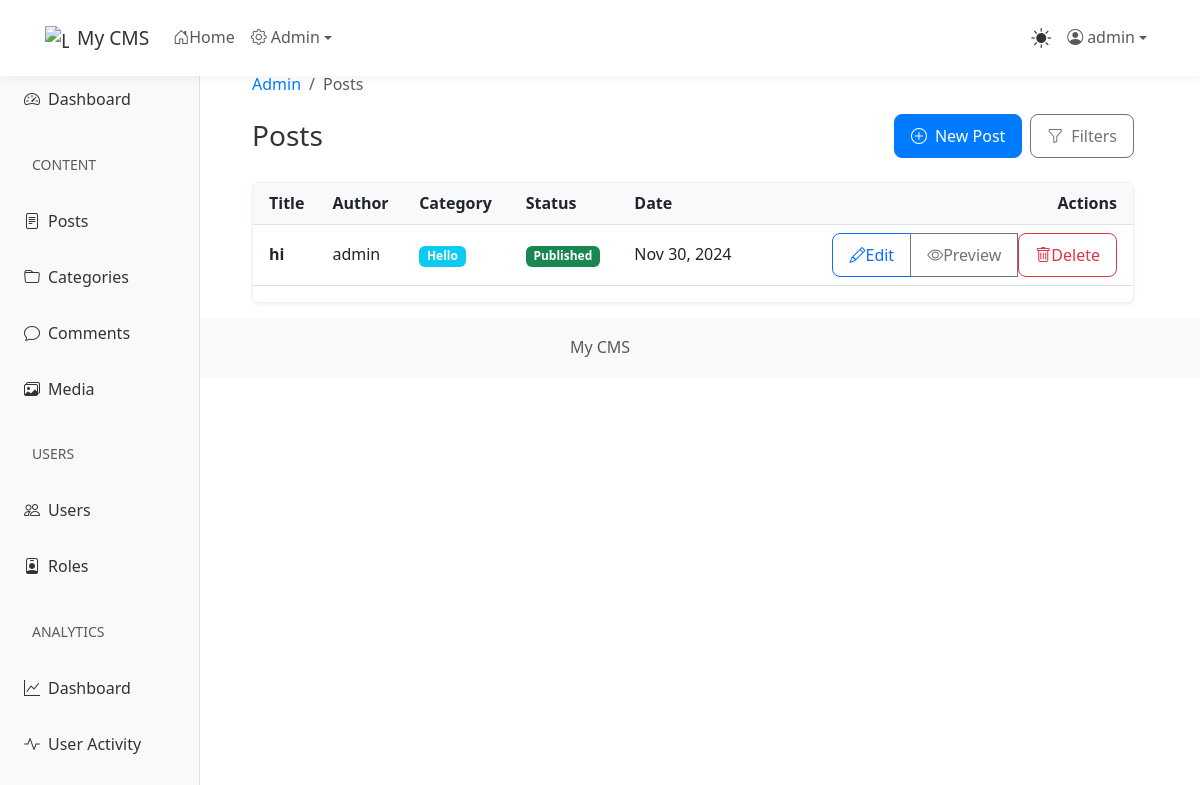
Page /admin/posts (signed in) on the committed database.
### app/models.py (models this page shows, shortened)
class Settings(db.Model):
    __tablename__ = 'settings'
    _cache = {}
    id = db.Column(db.Integer, primary_key=True)
    key = db.Column(db.String(50), unique=True, nullable=False)
    value = db.Column(db.String(500))
    type = db.Column(db.String(20), default='string')
    description = db.Column(db.String(200))
    @staticmethod
    def get(key, default=None):
        setting = Settings.query.filter_by(key=key).first()
        if setting is None:
            return default
        try:
            if setting.type == 'boolean':
                return setting.value.lower() in ('true', '1', 'yes', 'on')
            elif setting.type == 'integer':
                return int(float(setting.value))
            elif setting.type == 'float':
                return float(setting.value)
            elif setting.type == 'json':
                return json.loads(setting.value)
            else:  # string
                return setting.value
        except (ValueError, json.JSONDecodeError) as e:
            current_app.logger.error(f"Error converting setting {key}: {str(e)}")
            return default

class User(UserMixin, db.Model):
    id = db.Column(db.Integer, primary_key=True)
    username = db.Column(db.String(64), unique=True, nullable=False)
    email = db.Column(db.String(120), unique=True, nullable=False)
    password_hash = db.Column(db.String(128))
    is_admin = db.Column(db.Boolean, default=False)
    is_active = db.Column(db.Boolean, default=True)
    created_at = db.Column(db.DateTime, default=datetime.utcnow)
    last_seen = db.Column(db.DateTime, default=datetime.utcnow)
    profile_image = db.Column(db.String(200))
    bio = db.Column(db.Text)
    website = db.Column(db.String(200))
    social_facebook = db.Column(db.String(200))
    social_twitter = db.Column(db.String(200))
    social_instagram = db.Column(db.String(200))
    email_confirmed = db.Column(db.Boolean, default=False)
    role_id = db.Column(db.Integer, db.ForeignKey('role.id'))
    last_activity = db.Column(db.DateTime, default=datetime.utcnow)
    failed_login_attempts = db.Column(db.Integer, default=0)
    account_locked = db.Column(db.Boolean, default=False)
    account_locked_until = db.Column(db.DateTime)
    must_change_password = db.Column(db.Boolean, default=False)
    password_changed_at = db.Column(db.DateTime)
    posts = db.relationship('Post', backref='author', lazy='dynamic')
    comments = db.relationship('Comment', backref='author', lazy='dynamic')
    likes = db.relationship('Like', backref='user', lazy='dynamic')
    page_views = db.relationship('PageView', back_populates='user', lazy='dynamic')

class Post(db.Model):
    id = db.Column(db.Integer, primary_key=True)
    title = db.Column(db.String(200), nullable=False)
    slug = db.Column(db.String(200), unique=True, nullable=False)
    content = db.Column(db.Text, nullable=False)
    summary = db.Column(db.String(500))
    featured_image = db.Column(db.String(200))
    created_at = db.Column(db.DateTime, default=datetime.utcnow)
    updated_at = db.Column(db.DateTime, default=datetime.utcnow, onupdate=datetime.utcnow)
    published = db.Column(db.Boolean, default=False)
    published_at = db.Column(db.DateTime)
    views = db.Column(db.Integer, default=0)
    meta_title = db.Column(db.String(200))
    meta_description = db.Column(db.String(300))
    featured = db.Column(db.Boolean, default=False)
    allow_comments = db.Column(db.Boolean, default=True)
    user_id = db.Column(db.Integer, db.ForeignKey('user.id'), nullable=False)
    category_id = db.Column(db.Integer, db.ForeignKey('category.id'))
    comments = db.relationship('Comment', backref='post', lazy='dynamic')
    tags = db.relationship('Tag', secondary='post_tags', backref=db.backref('posts', lazy='dynamic'))
    likes = db.relationship('Like', backref='post', lazy='dynamic')
    page_views = db.relationship('PageView', back_populates='post', lazy='dynamic')

class Category(db.Model):
    id = db.Column(db.Integer, primary_key=True)
    name = db.Column(db.String(64), unique=True, nullable=False)
    slug = db.Column(db.String(64), unique=True, nullable=False)
    description = db.Column(db.Text)
    image = db.Column(db.String(200))
    parent_id = db.Column(db.Integer, db.ForeignKey('category.id'))
    created_at = db.Column(db.DateTime, default=datetime.utcnow)
    posts = db.relationship('Post', backref='category', lazy='dynamic')
    children = db.relationship('Category', backref=db.backref('parent', remote_side=[id]))

### app/admin/routes.py (the view)
@bp.route('/posts')
@login_required
@admin_required
def posts():
    page = request.args.get('page', 1, type=int)
    posts = Post.query.order_by(Post.created_at.desc()).paginate(
        page=page, per_page=20, error_out=False)
    return render_template('admin/posts.html', posts=posts)

### app/admin/routes.py (called while the page is built)
def admin_required(f):
    @wraps(f)
    def decorated_function(*args, **kwargs):
        if not current_user.is_authenticated or not current_user.is_admin:
            flash('You need to be an admin to access this page.', 'danger')
            return redirect(url_for('main.index'))
        return f(*args, **kwargs)
    return decorated_function

### app/models.py (called while the page is built)
@login_manager.user_loader
def load_user(id):
    return User.query.get(int(id))

### app/templates/admin/posts.html (shortened to what this page needs)
{% extends "admin/base.html" %}
{% block breadcrumb %}
<li class="breadcrumb-item active">Posts</li>
{% endblock %}
{% block admin_content %}
<div class="container-fluid px-0">
    <div class="d-flex flex-column flex-md-row align-items-md-center justify-content-between mb-4">
        <h1 class="h3 mb-3 mb-md-0">Posts</h1>
        <div class="d-flex gap-2">
            <a href="{{ url_for('admin.create_post') }}" class="btn btn-primary d-flex align-items-center">
                <i class="bi bi-plus-circle me-2"></i>
                New Post
            </a>
            <button type="button" class="btn btn-outline-secondary d-flex align-items-center" data-bs-toggle="collapse" data-bs-target="#filterSection">
                <i class="bi bi-funnel me-2"></i>
                Filters
            </button>
        </div>
    </div>
    <div class="card">
        <div class="card-body p-0">
            <div class="table-responsive">
                <table class="table table-hover align-middle mb-0">
                    <thead>
                        <tr>
                            <th class="ps-3">Title</th>
                            <th class="d-none d-md-table-cell">Author</th>
                            <th class="d-none d-lg-table-cell">Category</th>
                            <th class="d-none d-sm-table-cell">Status</th>
                            <th class="d-none d-md-table-cell">Date</th>
                            <th class="text-end pe-3">Actions</th>
                        </tr>
                    </thead>
                    <tbody>
                        {% for post in posts %}
                        <tr>
                            <td class="ps-3">
                                <div class="d-flex align-items-center">
                                    <div>
                                        <div class="fw-bold">{{ post.title }}</div>
                                    </div>
                                </div>
                            </td>
                            <td class="d-none d-md-table-cell">{{ post.author.username }}</td>
                            <td class="d-none d-lg-table-cell">
                                {% if post.category %}
                                <span class="badge bg-info">{{ post.category.name }}</span>
                                {% endif %}
                            </td>
                            <td class="d-none d-sm-table-cell">
                                {% if post.published %}
                                <span class="badge bg-success">Published</span>
                                {% else %}
                                <span class="badge bg-warning">Draft</span>
                                {% endif %}
                            </td>
                            <td class="d-none d-md-table-cell">{{ post.created_at.strftime('%b %d, %Y') }}</td>
                            <td class="text-end pe-3">
                                <div class="btn-group">
                                    <a href="{{ url_for('admin.edit_post', id=post.id) }}" class="btn btn-sm btn-outline-primary">
                                        <i class="bi bi-pencil"></i>
                                        <span class="d-none d-sm-inline">Edit</span>
                                    </a>
                                    <a href="{{ url_for('admin.preview_post', id=post.id) }}" class="btn btn-sm btn-outline-secondary">
                                        <i class="bi bi-eye"></i>
                                        <span class="d-none d-sm-inline">Preview</span>
                                    </a>
                                    <form action="{{ url_for('admin.delete_post', id=post.id) }}" method="POST" style="display: inline;">
                                        <button type="submit" class="btn btn-sm btn-outline-danger">
                                            <i class="bi bi-trash"></i>
                                            <span class="d-none d-sm-inline">Delete</span>
                                        </button>
                                    </form>
                                </div>
                            </td>
                        </tr>
                        {% endfor %}
                    </tbody>
                </table>
            </div>
        </div>
    </div>
</div>
{% endblock %}

### app/templates/base.html (shortened to what this page needs)
<!DOCTYPE html>
<html lang="en" data-theme="light">
<head>
    <link href="https://cdn.jsdelivr.net/npm/bootstrap@5.3.0/dist/css/bootstrap.min.css" rel="stylesheet">
    <link rel="stylesheet" href="https://cdn.jsdelivr.net/npm/bootstrap-icons@1.7.2/font/bootstrap-icons.css">
    <link rel="stylesheet" href="{{ url_for('static', filename='css/style.css') }}">
</head>
<body>
    <nav class="navbar navbar-expand-lg navbar-light bg-white fixed-top">
        <div class="container">
            <a class="navbar-brand d-flex align-items-center" href="{{ url_for('main.index') }}">
                <img src="{{ url_for('static', filename='icons/icon-48x48.png') }}" alt="Logo" class="me-2" width="24" height="24">
                {{ get_setting('site_name', 'CMS') }}
            </a>
            <div class="collapse navbar-collapse" id="navbarNav">
                <ul class="navbar-nav me-auto">
                    <li class="nav-item">
                        <a class="nav-link" href="{{ url_for('main.index') }}">
                            <i class="bi bi-house-door"></i> Home
                        </a>
                    </li>
                    {% if current_user.is_authenticated and current_user.is_admin %}
                    <li class="nav-item dropdown">
                        <a class="nav-link dropdown-toggle d-flex align-items-center" href="#" id="adminDropdown" role="button"
                           data-bs-toggle="dropdown" aria-expanded="false">
                            <i class="bi bi-gear me-1"></i> Admin
                        </a>
                    </li>
                    {% endif %}
                </ul>
                <ul class="navbar-nav">
                    <li class="nav-item">
                        <button id="theme-toggle" class="btn nav-link" aria-label="Toggle theme">
                            <i class="bi bi-sun-fill theme-icon-light"></i>
                        </button>
                    </li>
                    {% if current_user.is_authenticated %}
                    <li class="nav-item dropdown">
                        <a class="nav-link dropdown-toggle d-flex align-items-center" href="#" id="userDropdown" role="button"
                           data-bs-toggle="dropdown" aria-expanded="false">
                            <i class="bi bi-person-circle me-1"></i> {{ current_user.username }}
                        </a>
                    </li>
                    {% else %}
                    <li class="nav-item">
                        <a class="nav-link" href="{{ url_for('auth.login') }}">
                            <i class="bi bi-box-arrow-in-right"></i> Login
                        </a>
                    </li>
                    {% endif %}
                </ul>
            </div>
        </div>
    </nav>
    <main class="container mt-5 pt-4">
        {% block content %}{% endblock %}
    </main>
    <footer class="footer mt-auto py-3 bg-light">
        <div class="container text-center">
            <span class="text-muted"> {{ get_setting('site_name', 'CMS') }} {{ now.year }}</span>
        </div>
    </footer>
</body>
</html>

### app/static/css/style.css (style rules this page uses)
:root[data-theme="light"] { --bg-primary: #ffffff; --bg-secondary: #f8f9fa; --text-primary: #333333; --text-secondary: #6c757d; --border-color: #f0f0f0; --shadow-color: rgba(0,0,0,0.05); --navbar-bg: #ffffff; --card-bg: #ffffff; --link-color: #007bff; --link-hover: #0056b3; --dropdown-bg: #ffffff; --dropdown-hover: #f8f9fa; }
#theme-toggle { padding: 0.5rem; font-size: 1.25rem; line-height: 1; border: none; background: transparent; color: var(--text-primary); }
.theme-icon-light, .theme-icon-dark { display: none; }
[data-theme="light"] .theme-icon-light, [data-theme="dark"] .theme-icon-dark { display: inline-block; }
body { background-color: var(--bg-primary); color: var(--text-primary); font-size: 16px; -webkit-text-size-adjust: 100%; line-height: 1.6; transition: background-color 0.3s ease, color 0.3s ease; }
h1 { font-size: 1.8rem; }
@media (min-width: 768px) { h1 { font-size: 2.5rem; } }
@media (min-width: 1200px) { h1 { font-size: 3rem; } }
.card { box-shadow: 0 2px 4px var(--shadow-color); border: 1px solid var(--border-color); margin-bottom: 1rem; }
.navbar { background-color: var(--navbar-bg) !important; box-shadow: 0 2px 10px var(--shadow-color); padding: 1rem 0; transition: background-color 0.3s ease; }
.navbar-brand { font-size: 1.2rem; color: var(--text-primary) !important; }
.table-responsive { margin-bottom: 1rem; -webkit-overflow-scrolling: touch; }
.table { font-size: 0.9rem; color: var(--text-primary); }
@media (min-width: 768px) { .table { font-size: 1rem; } }
.table thead th { border-top: none; background-color: var(--bg-secondary); white-space: nowrap; }
.btn { border-radius: 0.5rem; padding: 0.5rem 1rem; font-size: 0.9rem; touch-action: manipulation; }
@media (min-width: 768px) { .btn { font-size: 1rem; } }
.nav-link, .btn, .dropdown-item { min-height: 44px; display: flex; align-items: center; }
* { -webkit-tap-highlight-color: rgba(0,0,0,0); }
.container { width: 100%; padding-right: 15px; padding-left: 15px; margin-right: auto; margin-left: auto; }
a { color: var(--link-color); text-decoration: none; }
.btn-primary { background-color: var(--link-color); border-color: var(--link-color); }

### app/templates/admin/base.html (style rules this page uses)
.nav-link, .btn { min-height: 44px; }

### rows in the picture
Settings: type+value "My CMS"
User: username "admin"
Post: title "hi", author.username "admin", category.name "Hello", published "Published", created_at "Nov 30, 2024"
